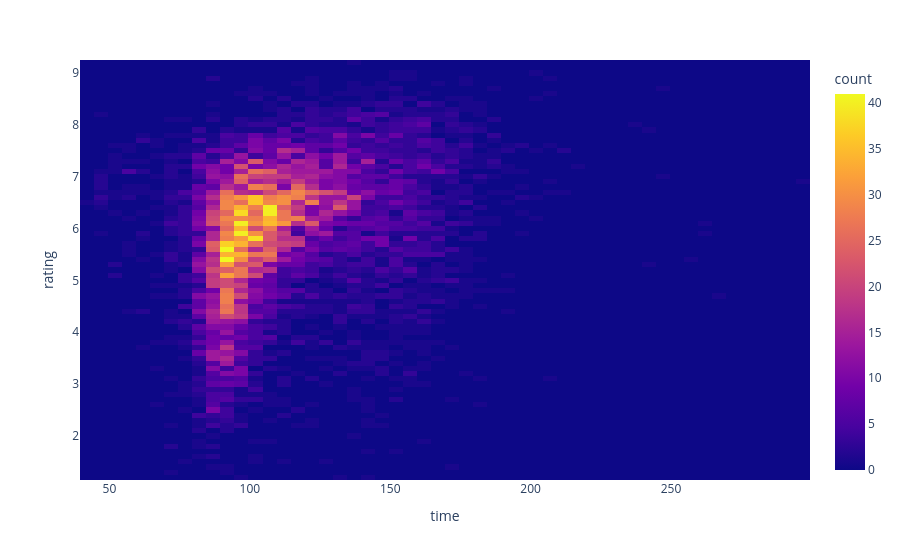

Notebook code cell kept with this figure:
### Code cell
px.density_heatmap(action_movies_df, x="time", y="rating",nbinsx=100, nbinsy=100)

### Figure 1 — Plotly figure (JSON) as saved in the notebook; plotly's stock layout.template omitted (floating-point values rounded to 4 significant figures; data arrays with more than 128 entries replaced by an {"elided": "..."} marker saying what was removed)
{"data": [{"coloraxis": "coloraxis", "hovertemplate": "time=%{x}<br>rating=%{y}<br>count=%{z}<extra></extra>", "name": "", "nbinsx": 100, "nbinsy": 100, "type": "histogram2d", "x": {"elided": "7855 int values"}, "xaxis": "x", "xbingroup": "x", "y": {"elided": "7855 float values"}, "yaxis": "y", "ybingroup": "y"}], "layout": {"coloraxis": {"colorbar": {"title": {"text": "count"}}, "colorscale": [[0, "#0d0887"], [0.1111, "#46039f"], [0.2222, "#7201a8"], [0.3333, "#9c179e"], [0.4444, "#bd3786"], [0.5556, "#d8576b"], [0.6667, "#ed7953"], [0.7778, "#fb9f3a"], [0.8889, "#fdca26"], [1, "#f0f921"]]}, "legend": {"tracegroupgap": 0}, "margin": {"t": 60}, "xaxis": {"anchor": "y", "domain": [0, 1], "title": {"text": "time"}}, "yaxis": {"anchor": "x", "domain": [0, 1], "title": {"text": "rating"}}}}
